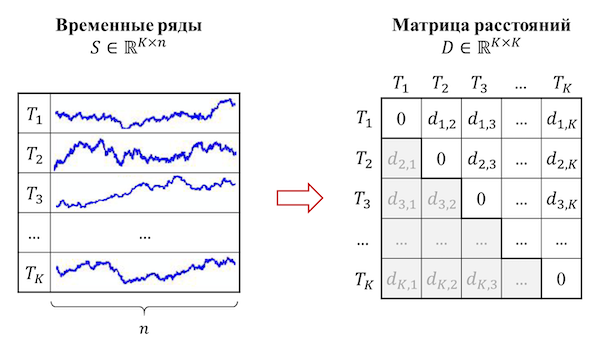
#> input picture practice/01 Basics/img/distance_matrix.png, 600 x 342 px
$ python -i image_converter.py   (imports and definitions only)
#> lines starting #> are read from the running program, lines starting #| are printed output that depends on the picture; after the words box and inside, x2 and y2 are one past the last pixel; in counts of white or black regions, pixels touching at a corner belong together
import numpy as np
import pandas as pd
import math
import cv2
import imutils
from google.colab.patches import cv2_imshow


class Image2TimeSeries:
    """
    Converter from image to time series by angle-based method

    Parameters
    ----------
    angle_step: angle step for finding the contour points
    """

    def __init__(self, angle_step: int = 10) -> None:
        self.angle_step: int = angle_step


    def _img_preprocess(self, img: np.ndarray) -> np.ndarray:
        """
        Preprocess the raw image: convert to grayscale, inverse, blur slightly, and threshold it

        Parameters
        ----------
        img: raw image

        Returns
        -------
        prep_img: image after preprocessing
        """

        # INSERT YOUR CODE
         # 1. Преобразование изображения в оттенки серого
        gray = cv2.cvtColor(img, cv2.COLOR_BGR2GRAY)

        # 2. Инверсия изображения
        inverted = cv2.bitwise_not(gray)

        # 3. Небольшое размытие изображения
        blurred = cv2.GaussianBlur(inverted, (5, 5), 0)

        # 4. Применение бинарного порогового преобразования
        _, prep_img = cv2.threshold(blurred, 127, 255, cv2.THRESH_BINARY + cv2.THRESH_OTSU)

        return prep_img


    def _get_contour(self, img: np.ndarray) -> np.ndarray:
        """
        Find the largest contour in the preprocessed image

        Parameters
        ----------
        img: preprocessed image

        Returns
        -------
        contour: object contour
        """

        contours, hierarchy = cv2.findContours(img.copy(), cv2.RETR_EXTERNAL, cv2.CHAIN_APPROX_SIMPLE)
        contour = [cnt for cnt in contours if cv2.contourArea(cnt) > 500][0]

        return contour


    def _get_center(self, contour: np.ndarray) -> tuple[float, float]:
        """
        Compute the object center

        Parameters
        ----------
        contour: object contour

        Returns
        -------
            coordinates of the object center
        """

        M = cv2.moments(contour)
        center_x = int(M["m10"] / M["m00"])
        center_y = int(M["m01"] / M["m00"])

        return (center_x, center_y)


    def _find_nearest_idx(self, array: np.ndarray, value: int) -> int:
        """
        Find index of element that is the nearest to the defined value

        Parameters
        ----------
        array: array of values
        value: defined value

        Returns
        -------
        idx: index of element that is the nearest to the defined value
        """

        array = np.asarray(array)
        idx = (np.abs(array - value)).argmin()

        return idx


    def _get_coordinates_at_angle(self, contour: np.ndarray, center: tuple[float, float], angle: int) -> np.ndarray:
        """
        Find one point on contour that are located at the angle

        Parameters
        ----------
        contour: object contour
        center: object center
        angle: angle

        Returns
        -------
            coordinates of one point on the contour
        """

        angles = np.rad2deg(np.arctan2(*(center - contour).T))
        angles = np.where(angles < -90, angles + 450, angles + 90)
        found = np.rint(angles) == angle

        if np.any(found):
            return contour[found][0]
        else:
            idx = self._find_nearest_idx(angles, angle)
            return contour[idx]


    def _get_edge_coordinates(self, contour: np.ndarray, center: tuple[float, float]) -> list[np.ndarray]:
        """
        Find points on contour that are located from each other at the angle step

        Parameters
        ----------
        contour: object contour
        center: object center

        Returns
        -------
        edge_coordinates: coordinates of the object center
        """

        edge_coordinates = []
        for angle in range(0, 360, self.angle_step):
            pt = self._get_coordinates_at_angle(contour, center, angle)
            if np.any(pt):
                edge_coordinates.append(pt)

        return edge_coordinates


    def _img_show(self, img: np.ndarray, contour: np.ndarray, edge_coordinates: list[np.ndarray], center: tuple[float, float]) -> None:
        """
        Draw the raw image with contour, center of the shape on the image and rais from starting center

        Parameters
        ----------
        img: raw image
        contour: object contour
        edge_coordinates: contour points
        center: object center
        """

        cv2.drawContours(img, [contour], -1, (0, 255, 0), 6)
        cv2.circle(img, center, 7, (255, 255, 255), -1)
        cv2.putText(img, "center", (center[0]-20, center[1]-20),
                    cv2.FONT_HERSHEY_SIMPLEX, 0.5, (255, 255, 255), 6)
        for i in range(len(edge_coordinates)):
            cv2.drawContours(img, np.array([[center, edge_coordinates[i]]]), -1, (255, 0, 255), 4)

        cv2_imshow(imutils.resize(img, width=200))


    def convert(self, img: np.ndarray, is_visualize: bool = False) -> np.ndarray:
        """
        Convert image to time series by angle-based method

        Parameters
        ----------
        img: input image
        is_visualize: visualize or not image with contours, center and rais from starting center

        Returns
        -------
        ts: time series representation
        """

        ts = []

        prep_img = self._img_preprocess(img)
        contour = self._get_contour(prep_img)
        center = self._get_center(contour)
        edge_coordinates = self._get_edge_coordinates(contour.squeeze(), center)

        if (is_visualize):
            self._img_show(img.copy(), contour, edge_coordinates, center)

        for coord in edge_coordinates:
            #dist = math.sqrt((coord[0] - center[0])**2 + (coord[1] - center[1])**2)
            dist = math.fabs(coord[0] - center[0]) + math.fabs(coord[1] - center[1])
            ts.append(dist)

        return np.array(ts)

>>> import cv2
>>> picture = cv2.imread('../img/distance_matrix.png')
#> picture is the input picture: shape (342, 600, 3); mean B, G, R 243.7, 241.5, 241.7
>>> result = Image2TimeSeries().convert(picture)
#> in _img_preprocess, `gray = cv2.cvtColor(img, cv2.COLOR_BGR2GRAY)`:
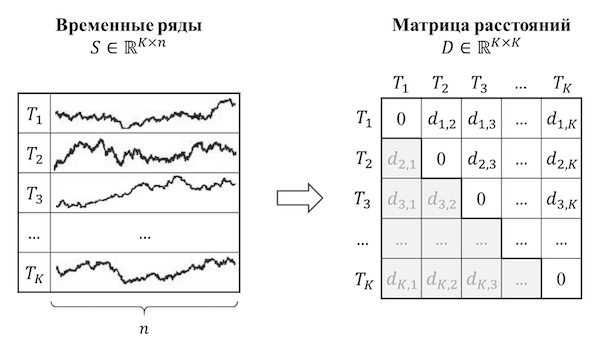
#> gray: shape (342, 600); min 0, max 255, mean 241.8
#> in _img_preprocess, `inverted = cv2.bitwise_not(gray)`:
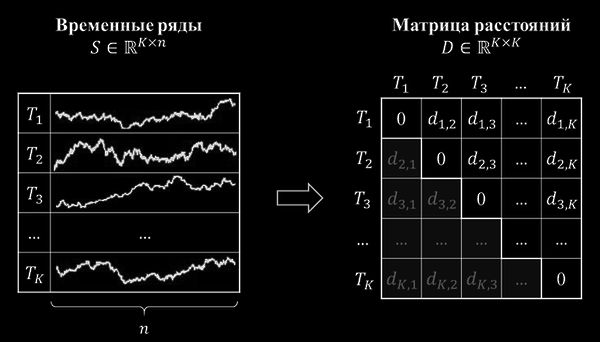
#> inverted: shape (342, 600); min 0, max 255, mean 13.2
#> in _img_preprocess, `blurred = cv2.GaussianBlur(inverted, (5, 5), 0)`:
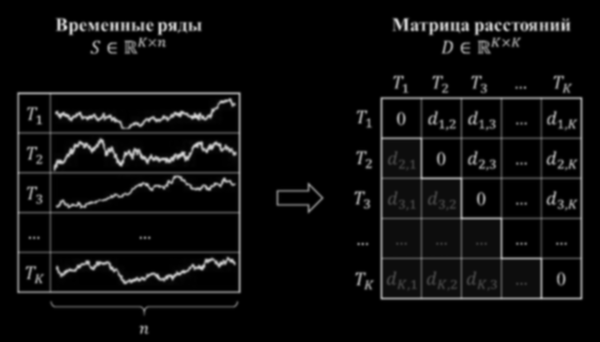
#> blurred: shape (342, 600); min 0, max 216, mean 13.2
#> in _img_preprocess, `_, prep_img = cv2.threshold(blurred, 127, 255, cv2.THRESH_BINARY + cv2..`:
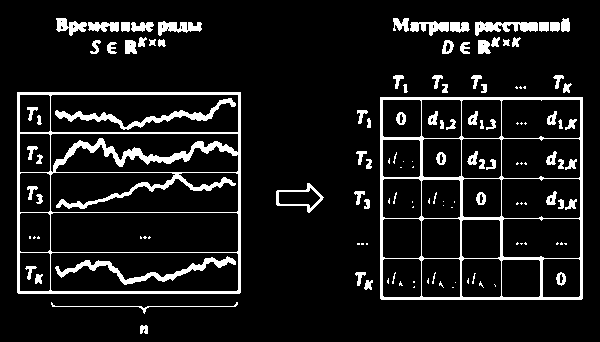
#> prep_img: shape (342, 600); 9.9% white; 134 white regions (55 under 20 px)
#> in _get_contour, `contours, hierarchy = cv2.findContours(img.copy(), cv2.RETR_EXTERNAL, ..`: contours = 51 contours, 7 with area under 20; largest, box (x1, y1, x2, y2) and area: (17, 92, 241, 294) 44822, (380, 97, 583, 300) 40803, (276, 183, 324, 213) 733, (475, 21, 538, 36) 421, (158, 21, 202, 36) 310
#> in _get_contour, `contour = [cnt for cnt in contours if cv2.contourArea(cnt) > 500][0]`: contour = contour of 16 points, box (x1, y1, x2, y2) (276, 183, 324, 213), area 733
#> in _get_center, `M = cv2.moments(contour)`: M = moments, m00 733, centre m10/m00, m01/m00 = (299.2, 197.5)
#> in _get_center, `center_x = int(M["m10"] / M["m00"])`: center_x = 299
#> in _get_center, `center_y = int(M["m01"] / M["m00"])`: center_y = 197
#> in convert, `center = self._get_center(contour)`: center = (299, 197)
#> the loop in _get_edge_coordinates, `for angle in range(0, 360, self.angle_step):` made 36 passes
#> pt on passes 2, 3, 4, 5, 6, 8, 9, 10, 11, 12, 13, 14: [323, 197], [323, 197], [307, 188], [307, 188], [305, 190], [307, 183], [307, 183], [307, 183], [307, 183], [307, 183], [277, 190], [277, 190]
#> pt on passes 1, 7, 21, 31: [323, 197], [307, 183], [277, 205], [307, 211]
#> after the loop in _get_edge_coordinates, `for angle in range(0, 360, self.angle_step):`: edge_coordinates = 36 pairs, first value 276 to 323, second value 183 to 211
#> the loop in convert, `for coord in edge_coordinates:` made 36 passes
#> (coord, dist) on passes 1 to 12: ([323, 197], 24), ([323, 197], 24), ([323, 197], 24), ([307, 188], 17), ([307, 188], 17), ([305, 190], 13), ([307, 183], 22), ([307, 183], 22), ([307, 183], 22), ([307, 183], 22), ([307, 183], 22), ([307, 183], 22)
#> after the loop in convert, `for coord in edge_coordinates:`: ts = 36 values, max 30 at index 19, min 13 at index 5, mean 24.03
#> result has the same summary as ts in convert

$ run again, on practice/01 Basics/img/image2ts.png
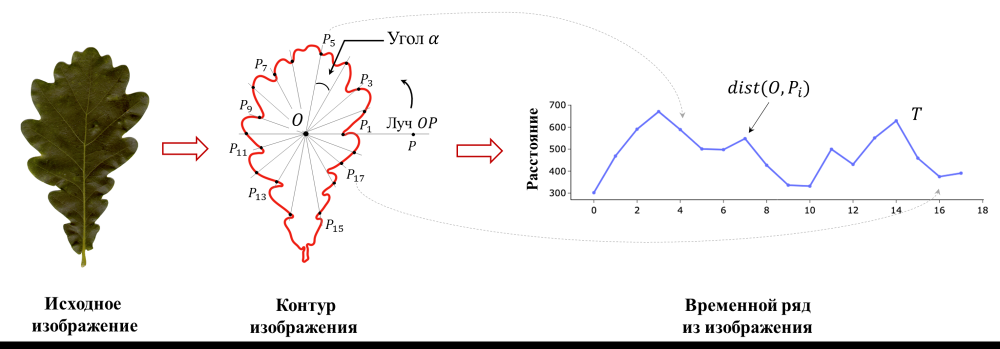
#> input picture practice/01 Basics/img/image2ts.png, 2000 x 697 px (shown at 1/2 size)
#> picture is the input picture: shape (697, 2000, 3); mean B, G, R 234.3, 235.9, 237.2
#> in _img_preprocess, `inverted = cv2.bitwise_not(gray)`:
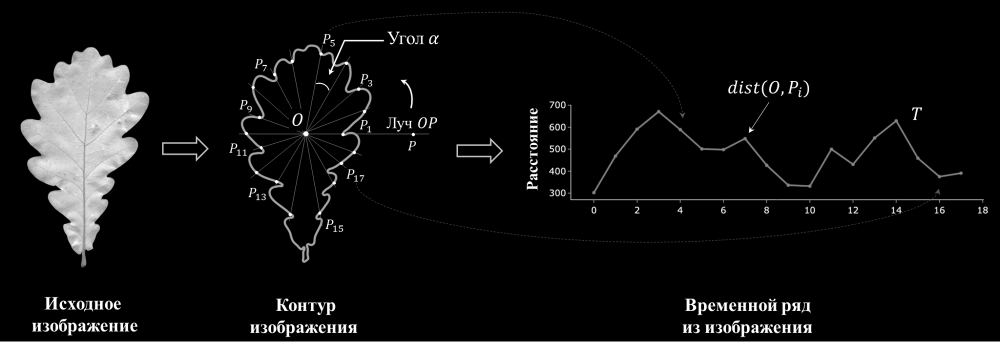
#> inverted: shape (697, 2000) (shown at 1/2 size); min 0, max 255, mean 18.9
#> in _img_preprocess, `_, prep_img = cv2.threshold(blurred, 127, 255, cv2.THRESH_BINARY + cv2..`:
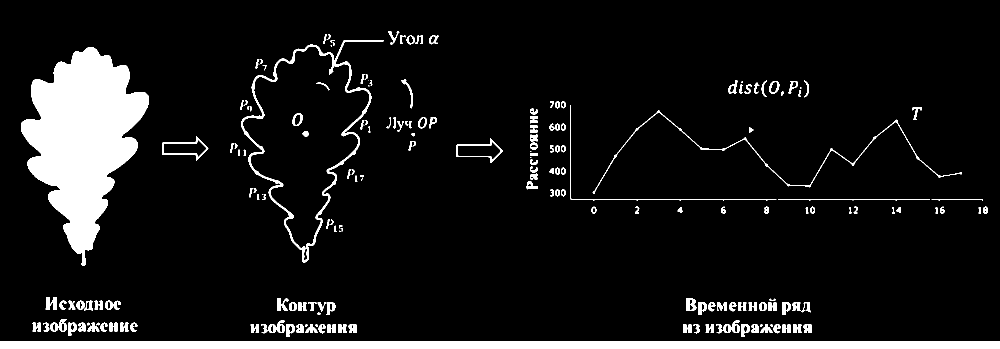
#> prep_img: shape (697, 2000) (shown at 1/2 size); 8.5% white; 193 white regions (13 under 20 px)
#> contours = 190 contours, 37 with area under 20; largest, box (x1, y1, x2, y2) and area: (482, 80, 768, 525) 60056, (42, 94, 298, 531) 58467, (0, 683, 2000, 697) 25987, (913, 277, 1006, 326) 2260, (324, 273, 417, 322) 2236
#> in _get_contour, `contour = [cnt for cnt in contours if cv2.contourArea(cnt) > 500][0]`: contour = [[0, 683], [0, 696], [1999, 696], [1999, 683]]
#> M = moments, m00 25987, centre m10/m00, m01/m00 = (999.5, 689.5)
#> center_x = 999
#> center_y = 689
#> center = (999, 689)
#> the loop in _get_edge_coordinates, `for angle in range(0, 360, self.angle_step):` made 36 passes
#> (found in _get_coordinates_at_angle, pt) on passes 2 to 9: ([False, False, False, False], [1999, 683]), ([False, False, False, False], [1999, 683]), ([False, False, False, False], [1999, 683]), ([False, False, False, False], [1999, 683]), ([False, False, False, False], [1999, 683]), ([False, False, False, False], [1999, 683]), ([False, False, False, False], [1999, 683]), ([False, False, False, False], [1999, 683])
#> after the loop in _get_edge_coordinates, `for angle in range(0, 360, self.angle_step):`: edge_coordinates = 36 pairs, first value 0 to 1999, second value 683 to 696
#> the loop in convert, `for coord in edge_coordinates:` made 36 passes
#> (coord, dist) on passes 1 to 8: ([1999, 683], 1006), ([1999, 683], 1006), ([1999, 683], 1006), ([1999, 683], 1006), ([1999, 683], 1006), ([1999, 683], 1006), ([1999, 683], 1006), ([1999, 683], 1006)
#> after the loop in convert, `for coord in edge_coordinates:`: ts = 36 values, max 1007 at index 28, min 1005 at index 9, mean 1005.9
#> result has the same summary as ts in convert

$ run again, on practice/01 Basics/img/image_preprocessing.png
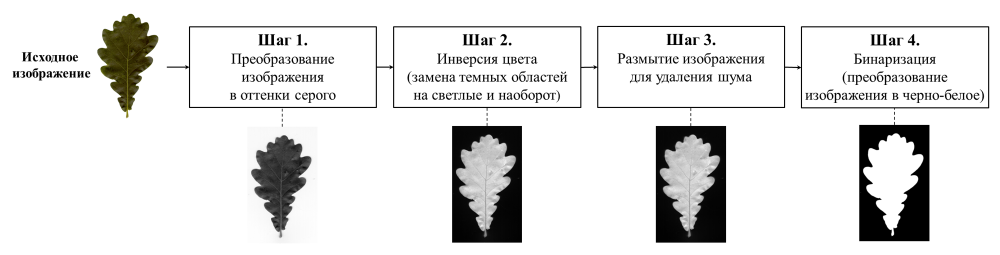
#> input picture practice/01 Basics/img/image_preprocessing.png, 2000 x 509 px (shown at 1/2 size)
#> picture is the input picture: shape (509, 2000, 3); mean B, G, R 226, 226.6, 226.7
#> in _img_preprocess, `blurred = cv2.GaussianBlur(inverted, (5, 5), 0)`:
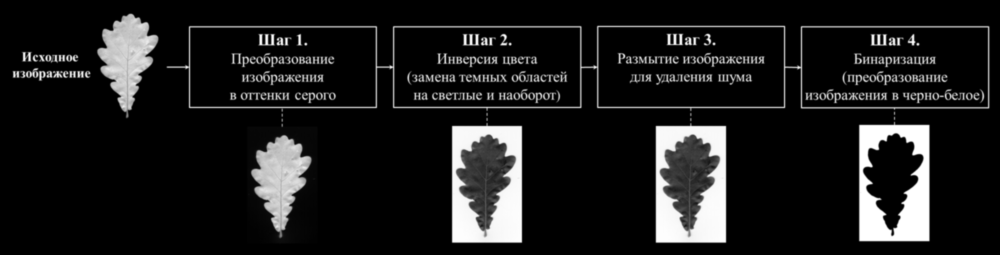
#> blurred: shape (509, 2000) (shown at 1/2 size); min 0, max 255, mean 28.4
#> in _img_preprocess, `_, prep_img = cv2.threshold(blurred, 127, 255, cv2.THRESH_BINARY + cv2..`:
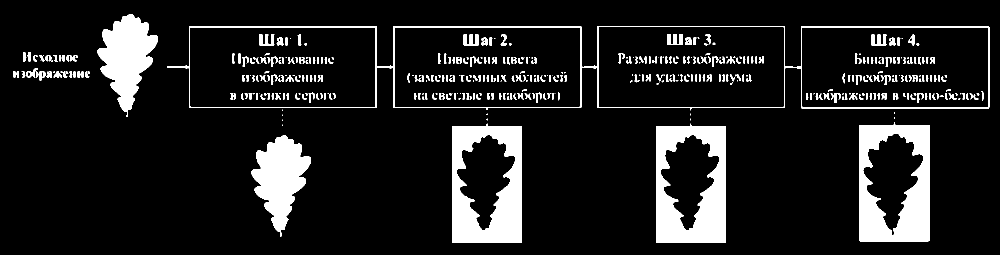
#> prep_img: shape (509, 2000) (shown at 1/2 size); 11.5% white; 427 white regions (119 under 20 px)
#> contours = 46 contours, 19 with area under 20; largest, box (x1, y1, x2, y2) and area: (334, 52, 1979, 221) 245549, (1718, 245, 1859, 483) 32485, (904, 247, 1044, 485) 32256, (1312, 247, 1452, 485) 32254, (195, 28, 316, 234) 12880
#> in _get_contour, `contour = [cnt for cnt in contours if cv2.contourArea(cnt) > 500][0]`: contour = contour of 295 points, box (x1, y1, x2, y2) (503, 271, 622, 474), area 12570
#> M = moments, m00 12570.5, centre m10/m00, m01/m00 = (560.4, 354.8)
#> center_x = 560
#> center_y = 354
#> center = (560, 354)
#> the loop in _get_edge_coordinates, `for angle in range(0, 360, self.angle_step):` made 36 passes
#> pt on passes 1, 3, 6, 7, 8, 10, 11, 12: [597, 354], [617, 333], [600, 307], [599, 287], [586, 281], [560, 275], [548, 287], [536, 287]
#> after the loop in _get_edge_coordinates, `for angle in range(0, 360, self.angle_step):`: edge_coordinates = 36 pairs, first value 503 to 621, second value 275 to 467
#> the loop in convert, `for coord in edge_coordinates:` made 36 passes
#> (coord, dist) on passes 1 to 8: ([597, 354], 37), ([602, 348], 48), ([617, 333], 78), ([621, 316], 99), ([606, 314], 86), ([600, 307], 87), ([599, 287], 106), ([586, 281], 99)
#> after the loop in convert, `for coord in edge_coordinates:`: ts = 36 values, max 113 at index 27, min 37 at index 0, mean 77.92
#> result has the same summary as ts in convert
